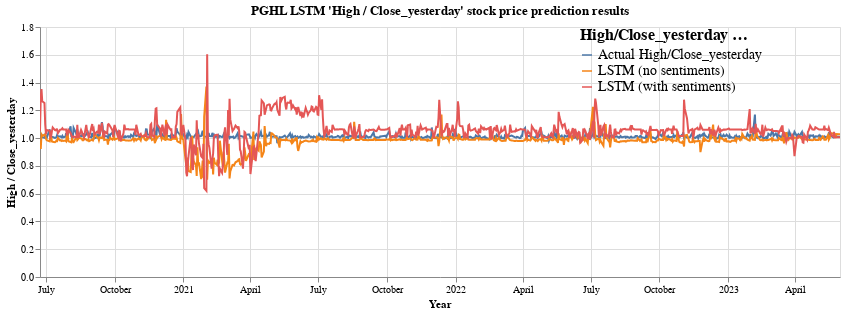

This figure's notebook cell:
### Code cell
high_close_yesterday_ratio = alt.Chart(melted_df, title="PGHL LSTM 'High / Close_yesterday' stock price prediction results").mark_line().encode(
    x=alt.X('date:T', title="Year"),
    y = alt.Y('High/Close_yesterday:Q', title="High / Close_yesterday"),
    color = alt.Color('High/Close_yesterday method:N',
                      legend=alt.Legend(orient='right',direction = 'vertical',labelLimit = 400))
    ).properties(height = 250, width = 800
    ).configure_legend(
    offset=-260,
    symbolDirection='vertical',
        titleFontSize=16,
        labelFontSize=14
    )

high_close_yesterday_ratio.interactive()

### Figure 1 — Vega-Lite specification as saved in the notebook (floating-point values rounded to 4 significant figures; data arrays with more than 128 entries replaced by an {"elided": "..."} marker saying what was removed)
{"usermeta": {"embedOptions": {"theme": "fivethirtyeight"}}, "config": {"view": {"continuousWidth": 300, "continuousHeight": 300}, "legend": {"labelFontSize": 14, "offset": -260, "symbolDirection": "vertical", "titleFontSize": 16}}, "data": {"name": "data-73b87ed4c47d7d2b6c95d9f74bb72e12"}, "mark": {"type": "line"}, "encoding": {"color": {"field": "High/Close_yesterday method", "legend": {"direction": "vertical", "labelLimit": 400, "orient": "right"}, "type": "nominal"}, "x": {"field": "date", "title": "Year", "type": "temporal"}, "y": {"field": "High/Close_yesterday", "title": "High / Close_yesterday", "type": "quantitative"}}, "height": 250, "params": [{"name": "param_2", "select": {"type": "interval", "encodings": ["x", "y"]}, "bind": "scales"}], "title": "PGHL LSTM 'High / Close_yesterday' stock price prediction results", "width": 800, "$schema": "https://vega.github.io/schema/vega-lite/v5.8.0.json", "datasets": {"data-73b87ed4c47d7d2b6c95d9f74bb72e12": {"elided": "2181 records"}}}
